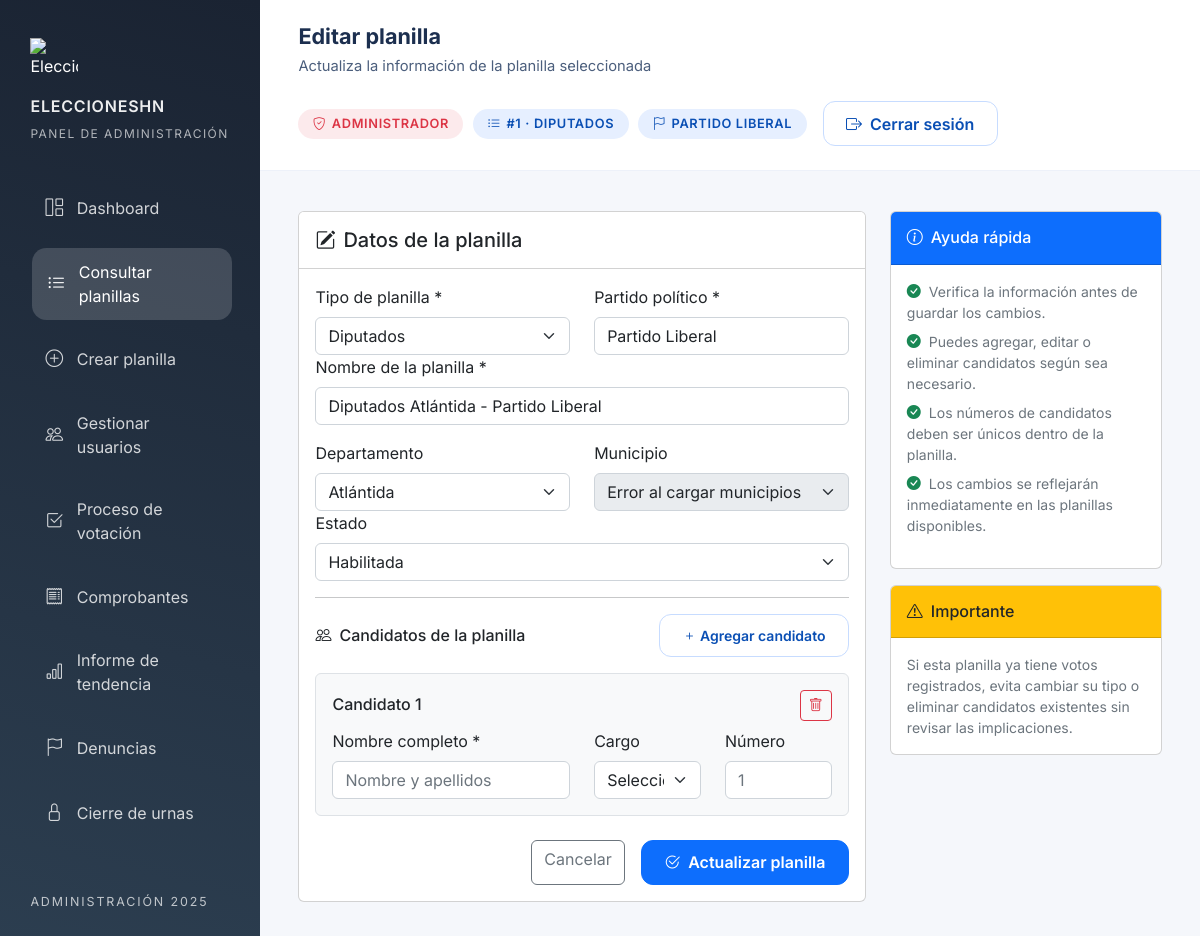
Page /panel/admin/editar_planilla.php?id=1 (signed in) on the committed database.
### tables this page shows
CREATE TABLE IF NOT EXISTS planillas (
    id INT AUTO_INCREMENT PRIMARY KEY,
    tipo ENUM('presidencial', 'diputacion', 'diputados', 'alcaldia', 'vicealcaldia') NOT NULL,
    departamento_id SMALLINT DEFAULT NULL,
    municipio_id INT DEFAULT NULL,
    nombre VARCHAR(160) NOT NULL,
    partido VARCHAR(160) NOT NULL,
    descripcion TEXT,
    logo_url VARCHAR(255) DEFAULT NULL,
    estado ENUM('habilitada', 'inhabilitada') DEFAULT 'habilitada',
    creada_en TIMESTAMP DEFAULT CURRENT_TIMESTAMP,
    actualizada_en TIMESTAMP DEFAULT CURRENT_TIMESTAMP ON UPDATE CURRENT_TIMESTAMP,
    FOREIGN KEY (departamento_id) REFERENCES departamentos (id) ON DELETE SET NULL,
    FOREIGN KEY (municipio_id) REFERENCES municipios (id) ON DELETE SET NULL
);

CREATE TABLE IF NOT EXISTS departamentos (
    id SMALLINT AUTO_INCREMENT PRIMARY KEY,
    codigo CHAR(2) NOT NULL,
    nombre VARCHAR(60) NOT NULL,
    cabecera VARCHAR(120) NOT NULL,
    diputados_cupos TINYINT NOT NULL,
    candidatos_diputados SMALLINT NOT NULL,
    creado_en TIMESTAMP DEFAULT CURRENT_TIMESTAMP,
    actualizado_en TIMESTAMP DEFAULT CURRENT_TIMESTAMP ON UPDATE CURRENT_TIMESTAMP,
    UNIQUE (codigo),
    UNIQUE (nombre)
);

### database/conexion.php (called while the page is built, shortened)
<?php
if (!function_exists('obtenerConexion')) {
    function obtenerConexion()
    {
        static $conexion = null;
        if ($conexion instanceof Conexion) {
            return $conexion;
        }
        $conexion = new Conexion();
        return $conexion;
    }
}

### includes/database.php (called while the page is built)
<?php
include_once __DIR__ . '/../database/conexion.php';
function db()
{
    return obtenerConexion();
}
function dbQuery($sql, $params = [])
{
    $stmt = db()->prepare($sql);
    $stmt->execute($params);
    return $stmt;
}

### includes/funciones.php (called while the page is built, shortened)
<?php
include_once __DIR__ . '/database.php';
function obtenerPlanillaConCandidatos($planillaId)
{
    try {
        $planilla = dbQuery(
            'SELECT p.*, d.nombre AS departamento_nombre, m.nombre AS municipio_nombre
             FROM planillas p
             LEFT JOIN departamentos d ON d.id = p.departamento_id
             LEFT JOIN municipios m ON m.id = p.municipio_id
             WHERE p.id = :id
             LIMIT 1',
            [':id' => (int) $planillaId]
        )->fetch();
        $candidatos = dbQuery(
            'SELECT id, nombre, cargo, numero_candidato
             FROM candidatos
             WHERE planilla_id = :planilla_id
             ORDER BY numero_candidato IS NULL, numero_candidato ASC, id ASC',
            [':planilla_id' => (int) $planillaId]
        )->fetchAll();
        $planilla['candidatos'] = $candidatos;
        return $planilla;
    } catch (Exception $e) {
        error_log('Error al obtener planilla con candidatos: ' . $e->getMessage());
        return null;
    }
}

### panel/admin/editar_planilla.php (the view, shortened to what this page needs)
<?php
include_once __DIR__ . '/../../includes/funciones.php';
$planillaId = isset($_GET['id']) ? (int) $_GET['id'] : 0;
$planilla = obtenerPlanillaConCandidatos($planillaId);
$paginaActiva = 'planillas';
$departamentos = dbQuery('SELECT id, nombre FROM departamentos ORDER BY nombre')->fetchAll();
$formValues = [
    'tipo' => $planilla['tipo'] ?? '',
    'partido' => $planilla['partido'] ?? '',
    'nombre' => $planilla['nombre'] ?? '',
    'departamento_id' => $planilla['departamento_id'] ?? '',
    'municipio_id' => $planilla['municipio_id'] ?? '',
    'estado' => ($planilla['estado'] ?? 'habilitada') === 'inhabilitada' ? 'deshabilitada' : ($planilla['estado'] ?? 'habilitada'),
];
$municipiosDisponibles = [];
if (!empty($formValues['departamento_id'])) {
    try {
        $municipiosDisponibles = dbQuery(
            'SELECT id, nombre FROM municipios WHERE departamento_id = ? ORDER BY nombre',
            [(int) $formValues['departamento_id']]
        )->fetchAll();
    } catch (Exception $e) {
        $municipiosDisponibles = [];
    }
}
?>
<!DOCTYPE html>
<html lang="es">
<head>
    <link rel="stylesheet" href="https://cdn.jsdelivr.net/npm/bootstrap@5.3.2/dist/css/bootstrap.min.css">
    <link rel="stylesheet" href="https://cdn.jsdelivr.net/npm/bootstrap-icons@1.11.1/font/bootstrap-icons.css">
    <link rel="stylesheet" href="../assets/css/styles.css" />
    <link rel="stylesheet" href="../assets/css/votante.css" />
    <link rel="stylesheet" href="../assets/css/admin.css" />
</head>
<body>
    <div class="dashboard-shell">
        <aside class="dashboard-sidebar admin-sidebar">
            <div class="sidebar-brand">
                <img src="../../imagen.php?img=cne_logo.png" alt="EleccionesHN">
                <span>EleccionesHN</span>
                <small>Panel de administración</small>
            </div>
            <nav class="sidebar-menu">
                <a class="sidebar-link" href="index.php">
                    <i class="bi bi-grid-1x2"></i>
                    <span>Dashboard</span>
                </a>
                <a class="sidebar-link <?php echo $paginaActiva === 'planillas' ? 'is-active' : ''; ?>" href="planillas.php">
                    <i class="bi bi-list-ul"></i>
                    <span>Consultar planillas</span>
                </a>
                <a class="sidebar-link" href="crear_planilla.php">
                    <i class="bi bi-plus-circle"></i>
                    <span>Crear planilla</span>
                </a>
                <a class="sidebar-link" href="usuarios.php">
                    <i class="bi bi-people"></i>
                    <span>Gestionar usuarios</span>
                </a>
                <a class="sidebar-link" href="proceso_votacion.php">
                    <i class="bi bi-check2-square"></i>
                    <span>Proceso de votación</span>
                </a>
                <a class="sidebar-link" href="comprobantes.php">
                    <i class="bi bi-receipt"></i>
                    <span>Comprobantes</span>
                </a>
                <a class="sidebar-link" href="tendencias.php">
                    <i class="bi bi-bar-chart"></i>
                    <span>Informe de tendencia</span>
                </a>
                <a class="sidebar-link" href="denuncias_admin.php">
                    <i class="bi bi-flag"></i>
                    <span>Denuncias</span>
                </a>
                <a class="sidebar-link" href="cierre_urnas.php">
                    <i class="bi bi-lock"></i>
                    <span>Cierre de urnas</span>
                </a>
            </nav>
            <div class="sidebar-footer">Administración 2025</div>
        </aside>
        <div class="dashboard-main">
            <header class="dashboard-topbar">
                <div class="topbar-context">
                    <h1>Editar planilla</h1>
                    <span>Actualiza la información de la planilla seleccionada</span>
                </div>
                <div class="topbar-meta">
                    <div class="topbar-chips">
                        <span class="chip admin-chip"><i class="bi bi-shield-check"></i>Administrador</span>
                        <span class="chip"><i class="bi bi-list-ul"></i>#<?php echo $planillaId; ?> · <?php echo htmlspecialchars(strtoupper($formValues['tipo'] ?: 'sin tipo'), ENT_QUOTES, 'UTF-8'); ?></span>
                        <span class="chip"><i class="bi bi-flag"></i><?php echo htmlspecialchars($formValues['partido'] ?: 'Sin partido', ENT_QUOTES, 'UTF-8'); ?></span>
                    </div>
                    <a class="btn btn-outline-primary" href="../../scripts/logout.php"><i class="bi bi-box-arrow-right me-2"></i>Cerrar sesión</a>
                </div>
            </header>
            <main class="main-content">
                <div class="row">
                    <div class="col-lg-8">
                        <div class="card">
                            <div class="card-header bg-white py-3">
                                <h5 class="mb-0"><i class="bi bi-pencil-square me-2"></i>Datos de la planilla</h5>
                            </div>
                            <div class="card-body">
                                <form method="POST" id="formEditarPlanilla">
                                    <div class="row">
                                        <div class="col-md-6">
                                            <label for="tipo" class="form-label">Tipo de planilla *</label>
                                            <select class="form-select" name="tipo" id="tipo" required>
                                                <option value="diputados" <?php echo $formValues['tipo'] === 'diputados' ? 'selected' : ''; ?>>Diputados</option>
                                            </select>
                                        </div>
                                        <div class="col-md-6">
                                            <label for="partido" class="form-label">Partido político *</label>
                                            <input type="text" class="form-control" name="partido" id="partido"
                                                   value="<?php echo htmlspecialchars($formValues['partido'], ENT_QUOTES, 'UTF-8'); ?>"
                                                   placeholder="Nombre del partido" required>
                                        </div>
                                    </div>
                                    <div class="mb-3">
                                        <label for="nombre" class="form-label">Nombre de la planilla *</label>
                                        <input type="text" class="form-control" name="nombre" id="nombre"
                                               value="<?php echo htmlspecialchars($formValues['nombre'], ENT_QUOTES, 'UTF-8'); ?>"
                                               placeholder="Nombre descriptivo de la planilla" required>
                                    </div>
                                    <div class="row">
                                        <div class="col-md-6">
                                            <label for="departamento_id" class="form-label">Departamento</label>
                                            <select class="form-select" name="departamento_id" id="departamento_id">
                                                <?php foreach ($departamentos as $depto): ?>
                                                    <option value="<?php echo $depto['id']; ?>"
                                                            <?php echo (string) $formValues['departamento_id'] === (string) $depto['id'] ? 'selected' : ''; ?>>
                                                        <?php echo htmlspecialchars($depto['nombre'], ENT_QUOTES, 'UTF-8'); ?>
                                                    </option>
                                                <?php endforeach; ?>
                                            </select>
                                        </div>
                                        <div class="col-md-6">
                                            <label for="municipio_id" class="form-label">Municipio</label>
                                            <select class="form-select" name="municipio_id" id="municipio_id" <?php echo empty($municipiosDisponibles) ? 'disabled' : ''; ?>>
                                                <option value="">Seleccionar municipio</option>
                                            </select>
                                        </div>
                                    </div>
                                    <div class="mb-3">
                                        <label for="estado" class="form-label">Estado</label>
                                        <select class="form-select" name="estado" id="estado">
                                            <option value="habilitada" <?php echo $formValues['estado'] === 'habilitada' ? 'selected' : ''; ?>>Habilitada</option>
                                        </select>
                                    </div>
                                    <hr>
                                    <div class="d-flex justify-content-between align-items-center mb-3">
                                        <h6 class="mb-0"><i class="bi bi-people me-2"></i>Candidatos de la planilla</h6>
                                        <button type="button" class="btn btn-outline-primary btn-sm" onclick="planillaForm.agregarCandidato()">
                                            <i class="bi bi-plus"></i> Agregar candidato
                                        </button>
                                    </div>
                                    <div id="candidatos-container"></div>
                                    <div class="d-flex justify-content-end gap-3 mt-4">
                                        <a href="planillas.php" class="btn btn-outline-secondary">Cancelar</a>
                                        <button type="submit" class="btn btn-primary">
                                            <i class="bi bi-check2-circle me-2"></i>Actualizar planilla
                                        </button>
                                    </div>
                                </form>
                            </div>
                        </div>
                    </div>
                    <div class="col-lg-4">
                        <div class="card">
                            <div class="card-header bg-primary text-white py-3">
                                <h6 class="mb-0"><i class="bi bi-info-circle me-2"></i>Ayuda rápida</h6>
                            </div>
                            <div class="card-body">
                                <ul class="list-unstyled small text-muted">
                                    <li class="mb-2"><i class="bi bi-check-circle-fill text-success me-2"></i>Verifica la información antes de guardar los cambios.</li>
                                    <li class="mb-2"><i class="bi bi-check-circle-fill text-success me-2"></i>Puedes agregar, editar o eliminar candidatos según sea necesario.</li>
                                    <li class="mb-2"><i class="bi bi-check-circle-fill text-success me-2"></i>Los números de candidatos deben ser únicos dentro de la planilla.</li>
                                    <li class="mb-0"><i class="bi bi-check-circle-fill text-success me-2"></i>Los cambios se reflejarán inmediatamente en las planillas disponibles.</li>
                                </ul>
                            </div>
                        </div>
                        <div class="card mt-3">
                            <div class="card-header bg-warning text-dark py-3">
                                <h6 class="mb-0"><i class="bi bi-exclamation-triangle me-2"></i>Importante</h6>
                            </div>
                            <div class="card-body">
                                <p class="small text-muted mb-0">Si esta planilla ya tiene votos registrados, evita cambiar su tipo o eliminar candidatos existentes sin revisar las implicaciones.</p>
                            </div>
                        </div>
                    </div>
                </div>
            </main>
        </div>
    </div>
</body>
</html>

### rows in the picture
planillas: tipo "DIPUTADOS", partido "PARTIDO LIBERAL", tipo "Diputados", partido "Partido Liberal", nombre "Diputados Atlántida - Partido Liberal", departamento_id "Atlántida", estado "Habilitada"

### other values in the picture
$planillaId "1"
